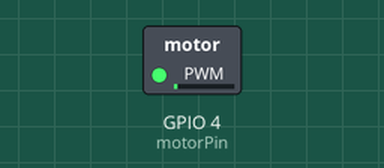
This sketch was run on a simulated ESP32. Shown: switched loads named in the sketch (green lamp = pin HIGH).

Above: at 0.05 s.
At 1.65 s:
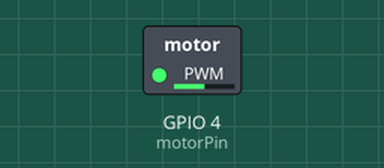
At 3.3 s:
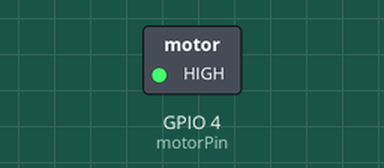
At 6.55 s:
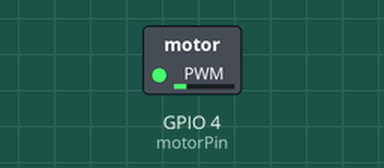
Timing chart, 0 to 10.0 s (numbered marks = the images above):
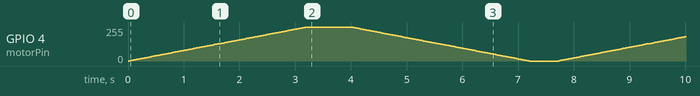

The sketch:

Gradual_Vibration_Control.ino
```cpp
const int motorPin = 4;

const int pwmFreq = 5000;
const int pwmResolution = 8;     // 8-bit: 0 to 255
const int dutyMin = 0;
const int dutyMax = 255;

const int rampStep = 2;          // Smaller step = smoother change
const int rampDelayMs = 25;      // Delay between steps
const int holdAtMaxMs = 800;
const int holdAtMinMs = 500;

void setup() {
  // ESP32 LEDC on selected pin.
  ledcAttach(motorPin, pwmFreq, pwmResolution);
  ledcWrite(motorPin, 0);
}

void rampDuty(int startDuty, int endDuty, int stepSize, int stepDelayMs) {
  if (startDuty < endDuty) {
    for (int d = startDuty; d <= endDuty; d += stepSize) {
      ledcWrite(motorPin, d);
      delay(stepDelayMs);
    }
  } else {
    for (int d = startDuty; d >= endDuty; d -= stepSize) {
      ledcWrite(motorPin, d);
      delay(stepDelayMs);
    }
  }

  // Ensure exact final value.
  ledcWrite(motorPin, endDuty);
}

void loop() {
  // Gradually increase vibration from OFF to HIGH.
  rampDuty(dutyMin, dutyMax, rampStep, rampDelayMs);
  delay(holdAtMaxMs);

  // Gradually decrease back to OFF.
  rampDuty(dutyMax, dutyMin, rampStep, rampDelayMs);
  delay(holdAtMinMs);
}
```
